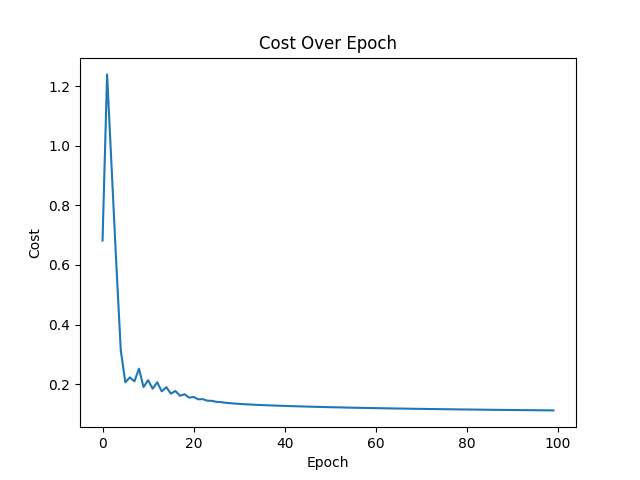

Reproduce this figure in Python.
import matplotlib.pyplot as plt
import numpy as np
import tensorflow as tf

EPOCHS = 100
LEARNING_RATE = 1


def sigmoid(z):
    return 1 / (1 + np.exp(-z))


def loss(y, a):
    return -(y * np.log(a) + (1 - y) * np.log(1 - a))


if __name__ == "__main__":
    # Load the data.
    mnist = tf.keras.datasets.mnist
    (x_train, y_train), (x_test, y_test) = mnist.load_data()

    # Reshape and standadize the data.
    x_train = x_train.reshape(x_train.shape[0], -1).T
    x_test = x_test.reshape(x_test.shape[0], -1).T
    y_train = y_train.reshape(y_train.shape[0], 1)
    y_test = y_test.reshape(y_test.shape[0], 1)
    x_train = x_train / 255.0
    x_test = x_test / 255.0

    # Initialize for binary classification (digit 5).
    y_tmp = np.zeros(y_train.shape)
    y_tmp[np.where(y_train == 5.0)[0]] = 1
    y_train = y_tmp.T
    y_tmp = np.zeros(y_test.shape)
    y_tmp[np.where(y_test == 5.0)[0]] = 1
    y_test = y_tmp.T

    ###
    # TRAINING
    ###

    # Retrieve the batch size.
    m = x_train.shape[1]

    # Shuffle the training data.
    np.random.seed(138)
    shuffle_index = np.random.permutation(m)
    x_train, y_train = x_train[:, shuffle_index], y_train[:, shuffle_index]

    # Initialize the input layer.
    n0 = x_train.shape[0]

    # Initialize the output layer.
    n1 = 1
    w1 = .01 * np.random.randn(n1, n0)
    b1 = np.zeros((n1, 1))

    # Train the model.
    c = np.empty((EPOCHS,))
    for e in range(EPOCHS):
        print("Epoch: %d/%d" % (e + 1, EPOCHS))

        z1 = np.dot(w1, x_train) + b1
        a1 = sigmoid(z1)

        c[e] = np.mean(loss(y_train, a1))
        print("Cost: %f" % c[e])

        dz1 = a1 - y_train
        dw1 = (1 / m) * np.dot(dz1, x_train.T)
        db1 = (1 / m) * np.sum(dz1)

        w1 -= LEARNING_RATE * dw1
        b1 -= LEARNING_RATE * db1

    # Plot the cost over epoch graph.
    plt.plot(c)
    plt.xlabel('Epoch')
    plt.ylabel('Cost')
    plt.title("Cost Over Epoch")
    plt.savefig("lab2_1.png")

    ###
    # TESTING
    ###

    # Retrieve the batch size.
    m = x_test.shape[1]

    # Initialize the input layer.
    n0 = x_test.shape[0]

    # Test the trained model.
    z1 = np.dot(w1, x_test) + b1
    a1 = sigmoid(z1)

    # Analyse the results.
    a1[np.where(a1 < .5)] = 0
    a1[np.where(a1 >= .5)] = 1
    tp, tn, fp, fn = 0, 0, 0, 0
    for i in range(m):
        if a1[0, i] == 0:
            if (y_test[0, i] == 0):
                tn += 1
            else:
                fn += 1
        else:
            if (y_test[0, i] == 0):
                fp += 1
            else:
                tp += 1
    print("True positives: %d" % tp)
    print("False positives: %d" % fp)
    print("True negatives: %d" % tn)
    print("False negatives: %d" % fn)

    # Compute the accuracy.
    accuracy = (tp + tn) / m
    print("Model accuracy: %.2f%%" % (accuracy * 100))
